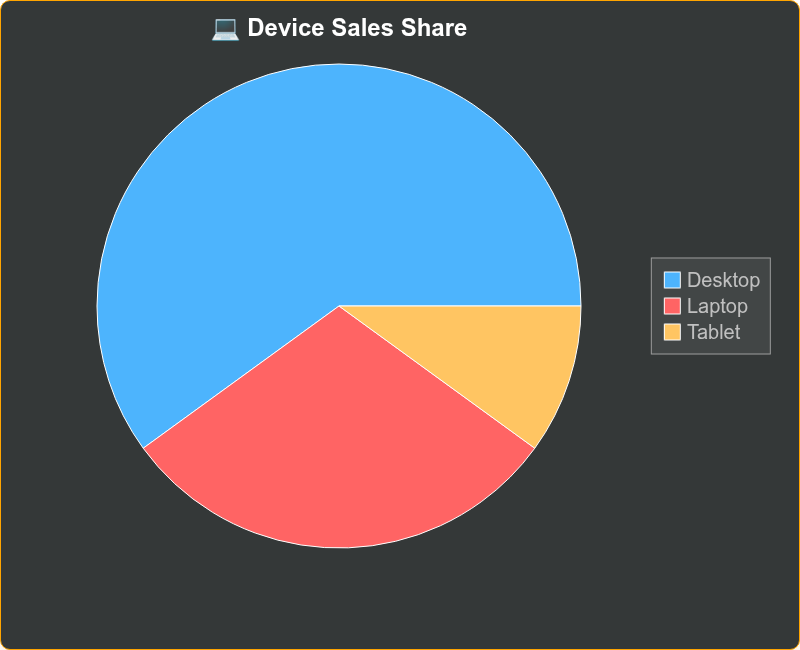

This figure's Python source:
from bokeh_rocks import fpie_basic, save_plot,apply_theme
import pandas as pd
df2 = pd.DataFrame({
    'Category': ['Desktop', 'Laptop', 'Tablet'],
    'Value': [60, 30, 10]
})
p = fpie_basic(df2, title="💻 Device Sales Share", )
apply_theme(p,theme = 'dark', legend_outside=True)
p.background_fill_color = '#343838'
save_plot(p, 'output/pie_02')
